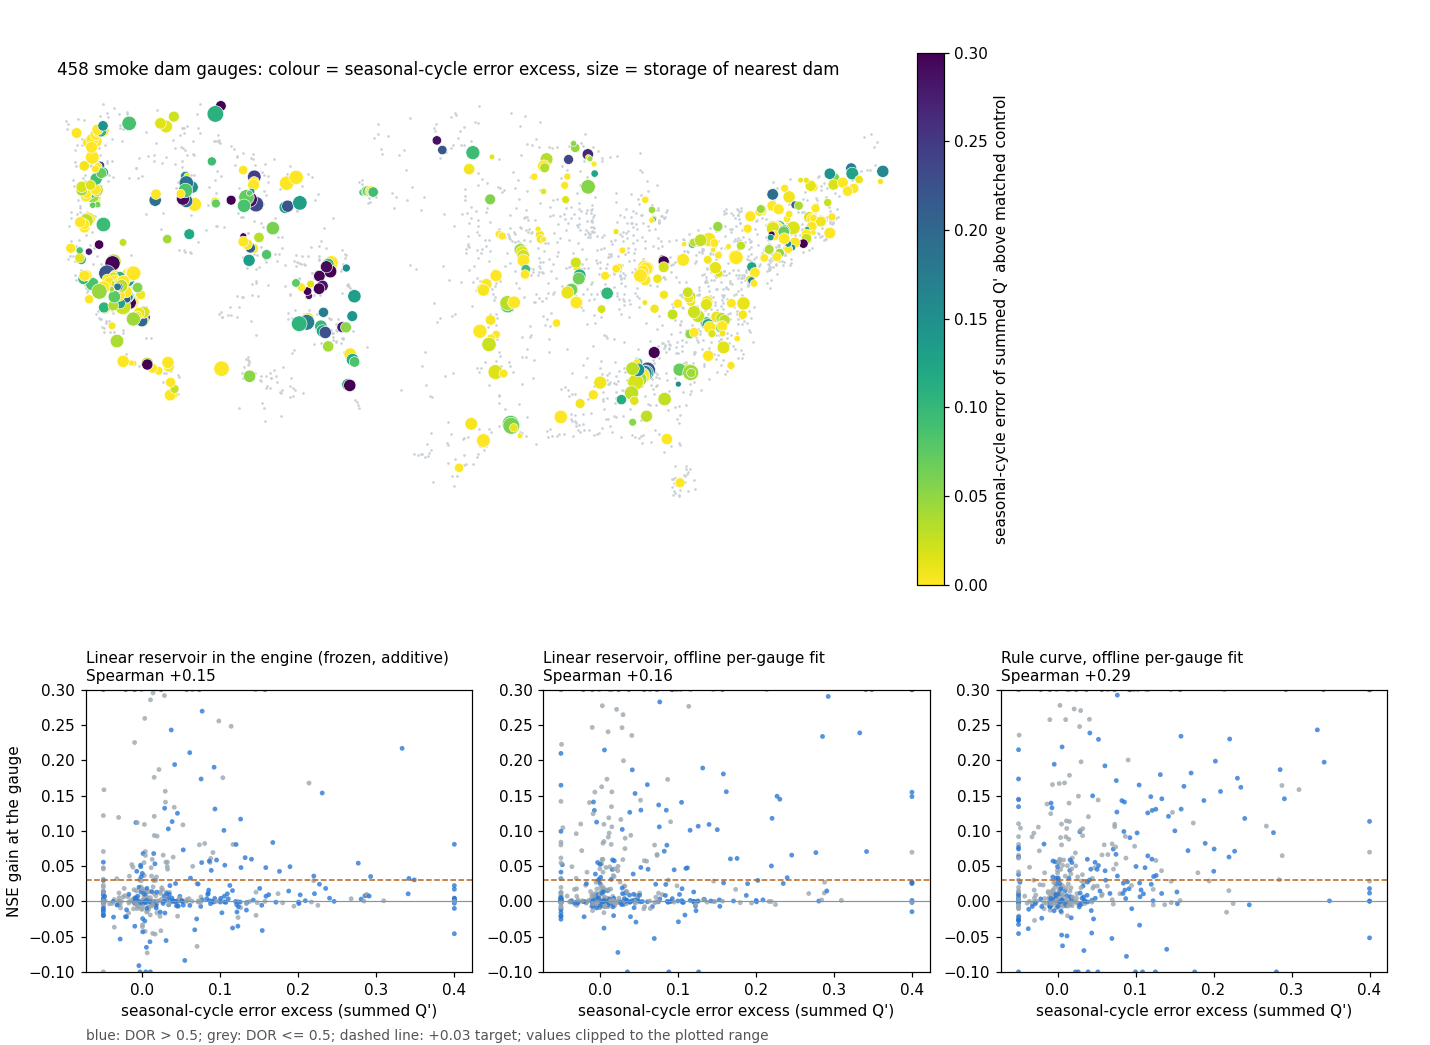

Python code for this plot:
"""Seasonal-cycle (monthly climatology) error of summed Q' at dam gauges, by dam size, purpose and region,
and whether it predicts where a linear reservoir or the rule curve helps.

Per smoke dam gauge (458) with its matched control: clim = mean over days of (month-mean pred - month-mean obs)^2
/ var(obs), for summed Q' (no routing) and the routed no-dam model (seed 42, test WY1996-2010); clim_excess = dam
minus its control. Gains: offline per-gauge plain bucket (fit WY1983-95, score WY1996-2010), offline rule curve,
and the in-engine frozen additive bucket (smoke arm 2026-09-27T19-54-53Z vs the smoke no-dam arm).
Writes clim_by_dam.csv and clim_by_dam.png next to this script's OUT dir."""
import json
import numpy as np, pandas as pd, zarr
from scipy.stats import spearmanr
import matplotlib
matplotlib.use("Agg")
import matplotlib.pyplot as plt

OUT = "/home/tbindas/.claude/jobs/dacd6d8c/tmp/"
RUNS = "/home/tbindas/projects/ddrs/.ddrs/runs/"
WTR = "/home/tbindas/projects/ddrs/.claude/worktrees/agent-a92e512a7c47c97b4/.ddrs/runs/"
SM = "/home/tbindas/projects/ddrs/.claude/worktrees/reservoir-options/experiments/reservoir/smoke/"
OFF = "2026-09-27T07-29-47Z-train-and-test"


def loadz(path):
    z = zarr.open(path + "/eval/predictions.zarr", mode="r")
    ids = [bytes(r).decode().strip("\x00") for r in z["gage_ids"][:]]
    t = pd.DatetimeIndex(z["time"][:].astype("datetime64[ns]"))
    return {s: i for i, s in enumerate(ids)}, t, z["predictions"][:].astype(float), z["observations"][:].astype(float)


idx, t, P, O = loadz(RUNS + OFF)
mon = t.month.values
bm = json.load(open(RUNS + OFF + "/baseline/manifest.json"))
B = np.fromfile(RUNS + OFF + "/baseline/predictions.f32", dtype=np.float32).reshape(bm["n_gauges"], bm["n_days"])
bidx = {str(g): i for i, g in enumerate(bm["gage_ids"])}
off0 = int((t[0].to_datetime64().astype("datetime64[D]") - np.datetime64(str(bm["time_range_daily"][0])[:10])).astype(int))
sidx, st, SP0, SO = loadz(WTR + "2026-09-27T04-29-33Z-train-and-test")
_, _, SP2, _ = loadz(WTR + "2026-09-27T19-54-53Z-train-and-test")


def nse(p, o):
    m = np.isfinite(p) & np.isfinite(o)
    return 1 - ((p[m] - o[m]) ** 2).sum() / ((o[m] - o[m].mean()) ** 2).sum()


def clim(p, o):
    m = np.isfinite(p) & np.isfinite(o)
    p, o, mm = p[m], o[m], mon[m]
    cp = pd.Series(p).groupby(mm).transform("mean").values
    co = pd.Series(o).groupby(mm).transform("mean").values
    return ((cp - co) ** 2).mean() / o.var()


sm = pd.read_csv(SM + "smoke_gauges.csv", dtype={"STAID": str, "control_for": str, "huc2": str})
onr = pd.read_csv(SM + "expected_release_fit.csv", dtype={"STAID": str}).set_index("STAID").on_reach.astype(str) == "True"
ctl_of = sm[sm.role == "control"].set_index("control_for").STAID
fits = pd.read_csv(OUT + "rulecurve/fits_by_gauge.csv", dtype={"STAID": str}).set_index("STAID")
g3 = pd.read_csv("/home/tbindas/projects/ddr/references/gage_info/gages_3000.csv", dtype={"STAID": str}).set_index("STAID")

rows = []
for _, x in sm[sm.role == "dam"].iterrows():
    s, c = x.STAID, ctl_of.get(x.STAID)
    if s not in idx or c not in idx or s not in bidx or c not in bidx:
        continue
    b = lambda g: B[bidx[g], off0:off0 + len(t)].astype(float)
    r = dict(STAID=s, dor=x.nid_dor, storage=x.dam_storage_mcm, height=x.dam_height_m, purpose=x.dam_purpose,
             huc2=x.huc2, on_reach=bool(onr.get(s, False)), lat=g3.LAT_GAGE.get(s), lon=g3.LNG_GAGE.get(s),
             clim_base=clim(b(s), O[idx[s]]), clim_base_ctl=clim(b(c), O[idx[c]]),
             clim_routed=clim(P[idx[s]], O[idx[s]]), clim_routed_ctl=clim(P[idx[c]], O[idx[c]]),
             nse_routed=nse(P[idx[s]], O[idx[s]]), nse_routed_ctl=nse(P[idx[c]], O[idx[c]]))
    if s in fits.index:
        f = fits.loc[s]
        r.update(g_bucket_off=f.L2_nse - f.L0_nse, g_seasbucket_off=f.L1_nse - f.L0_nse, g_rule_off=f.L4_nse - f.L0_nse)
    if s in sidx:
        r["g_bucket_engine"] = nse(SP2[sidx[s]], SO[sidx[s]]) - nse(SP0[sidx[s]], SO[sidx[s]])
    rows.append(r)
D = pd.DataFrame(rows)
D["clim_excess"] = D.clim_base - D.clim_base_ctl
D["gap"] = D.nse_routed - D.nse_routed_ctl
D["size"] = pd.cut(D.storage, [0, 100, 1000, 1e9], labels=["10-100 MCM", "100-1000 MCM", ">1000 MCM"])
D["dorbin"] = pd.cut(D.dor, [-1e-9, 0.1, 0.5, 1, 1e9], labels=["<=0.1", "0.1-0.5", "0.5-1", ">1"])
top = ["Flood Risk Reduction", "Hydroelectric", "Water Supply", "Irrigation", "Recreation"]
D["purp"] = np.where(D.purpose.isin(top), D.purpose, "Other")
REG = {"01": "Northeast", "02": "Northeast", "03": "Southeast", "05": "Ohio-Tennessee", "06": "Ohio-Tennessee",
       "04": "Great Lakes-Upper Miss", "07": "Great Lakes-Upper Miss", "09": "Great Lakes-Upper Miss",
       "08": "Plains-Texas", "10": "Plains-Texas", "11": "Plains-Texas", "12": "Plains-Texas",
       "13": "Southwest-Great Basin", "14": "Southwest-Great Basin", "15": "Southwest-Great Basin",
       "16": "Southwest-Great Basin", "17": "Pacific Northwest", "18": "California"}
D["region"] = D.huc2.map(REG)
D.to_csv(OUT + "clim_by_dam.csv", index=False)

cols = ["clim_excess", "gap", "g_bucket_off", "g_bucket_engine", "g_rule_off"]
def table(by):
    g = D.groupby(by, observed=True)
    out = g.size().rename("n").to_frame().join(g[cols].median())
    return out.round(3)
pd.set_option("display.width", 200)
for by in ["dorbin", "size", "purp", "region"]:
    print(f"\n=== by {by} (medians; clim_excess = seasonal-cycle error of summed Q' above the matched control)")
    print(table(by).to_string())

print("\nSpearman with clim_excess (all dam gauges, then DOR > 0.5):")
for g in ["g_bucket_off", "g_bucket_engine", "g_rule_off", "gap"]:
    a = D[["clim_excess", g]].dropna()
    h = D[D.dor > 0.5][["clim_excess", g]].dropna()
    print(f"  {g:16s} all rho {spearmanr(a.clim_excess, a[g])[0]:+.2f} (n={len(a)})   DOR>0.5 rho {spearmanr(h.clim_excess, h[g])[0]:+.2f} (n={len(h)})")
D["clim_tercile"] = pd.qcut(D.clim_excess, 3, labels=["low", "mid", "high"])
print("\nGains by clim_excess tercile (medians):")
print(D.groupby("clim_tercile", observed=True)[["clim_excess", "gap", "g_bucket_off", "g_bucket_engine", "g_rule_off"]].median().round(4).to_string())
print("\nShare of gauges where the linear reservoir helps by > 0.01 (engine / offline), by tercile:")
print(D.groupby("clim_tercile", observed=True).agg(engine=("g_bucket_engine", lambda v: (v > 0.01).mean()),
                                                   offline=("g_bucket_off", lambda v: (v > 0.01).mean()),
                                                   rule=("g_rule_off", lambda v: (v > 0.01).mean())).round(2).to_string())

# Figure: map of clim excess (colour) and storage (size); gains vs clim excess.
fig = plt.figure(figsize=(13, 9.5))
ax = fig.add_axes([0.04, 0.42, 0.62, 0.55])
allg = g3[g3.index.isin(idx.keys())]
ax.scatter(allg.LNG_GAGE, allg.LAT_GAGE, s=3, c="#c9d1d6", lw=0, zorder=1)
sz = 12 + 40 * np.clip(np.log10(D.storage.astype(float)) - 1, 0, 3)
sc = ax.scatter(D.lon, D.lat, s=sz, c=np.clip(D.clim_excess, 0, 0.3), cmap="viridis_r", vmin=0, vmax=0.3,
                edgecolor="white", lw=0.4, zorder=2)
cb = fig.colorbar(sc, ax=ax, fraction=0.03, pad=0.01)
cb.set_label("seasonal-cycle error of summed Q' above matched control")
ax.set_xlim(-125, -66); ax.set_ylim(24, 50); ax.set_aspect(1.25)
ax.set_title("458 smoke dam gauges: colour = seasonal-cycle error excess, size = storage of nearest dam", fontsize=11, loc="left")
ax.set_xticks([]); ax.set_yticks([])
for sp in ax.spines.values(): sp.set_visible(False)
titles = [("g_bucket_engine", "Linear reservoir in the engine (frozen, additive)"),
          ("g_bucket_off", "Linear reservoir, offline per-gauge fit"),
          ("g_rule_off", "Rule curve, offline per-gauge fit")]
for k, (g, ttl) in enumerate(titles):
    a = fig.add_axes([0.06 + k * 0.32, 0.07, 0.27, 0.27])
    x = np.clip(D.clim_excess, -0.05, 0.4); y = np.clip(D[g], -0.1, 0.3)
    col = np.where(D.dor > 0.5, "#2a78d6", "#9aa7ae")
    a.scatter(x, y, s=10, c=col, lw=0, alpha=0.8)
    a.axhline(0, color="#8a959b", lw=0.8); a.axhline(0.03, color="#b8651b", lw=1, ls="--")
    q = D[["clim_excess", g]].dropna()
    rho = spearmanr(q.clim_excess, q[g])[0]
    a.set_title(f"{ttl}\nSpearman {rho:+.2f}", fontsize=10, loc="left")
    a.set_xlabel("seasonal-cycle error excess (summed Q')")
    if k == 0: a.set_ylabel("NSE gain at the gauge")
    a.set_ylim(-0.1, 0.3)
fig.text(0.06, 0.005, "blue: DOR > 0.5; grey: DOR <= 0.5; dashed line: +0.03 target; values clipped to the plotted range",
         fontsize=9, color="#555")
fig.savefig(OUT + "clim_by_dam.png", dpi=110)
print("\nwrote", OUT + "clim_by_dam.png")
